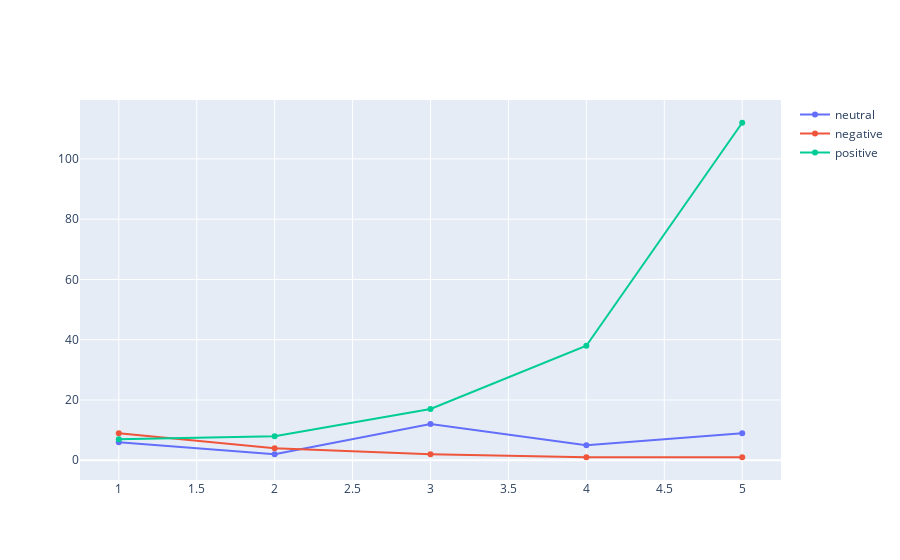

Notebook code for this chart:
### Code cell
fig=go.Figure(data=data)
fig.show()

### Figure 1 — Plotly figure (JSON) as saved in the notebook; plotly's stock layout.template omitted (floating-point values rounded to 4 significant figures)
{"data": [{"name": "neutral", "type": "scatter", "x": [5, 4, 3, 2, 1], "y": [9, 5, 12, 2, 6]}, {"name": "negative", "type": "scatter", "x": [5, 4, 3, 2, 1], "y": [1, 1, 2, 4, 9]}, {"name": "positive", "type": "scatter", "x": [5, 4, 3, 2, 1], "y": [112, 38, 17, 8, 7]}], "layout": {}}
